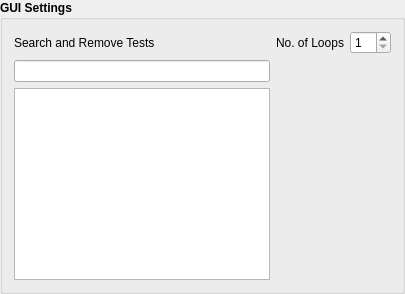
       <widget class="QGroupBox" name="gui_set_groupbox">
        <property name="sizePolicy">
         <sizepolicy hsizetype="Preferred" vsizetype="Fixed">
          <horstretch>0</horstretch>
          <verstretch>0</verstretch>
         </sizepolicy>
        </property>
        <property name="font">
         <font>
          <pointsize>9</pointsize>
          <weight>75</weight>
          <bold>true</bold>
         </font>
        </property>
        <property name="title">
         <string>GUI Settings</string>
        </property>
        <layout class="QGridLayout" name="gridLayout_6">
         <item row="1" column="0">
          <widget class="QLineEdit" name="search_selected_testcase_lineedit">
           <property name="font">
            <font>
             <pointsize>8</pointsize>
             <weight>75</weight>
             <bold>true</bold>
            </font>
           </property>
           <property name="toolTip">
            <string>&lt;html&gt;&lt;head/&gt;&lt;body&gt;&lt;p&gt;This is used to search the test case from the table as below and remove it from the table if required.&lt;/p&gt;&lt;/body&gt;&lt;/html&gt;</string>
           </property>
           <property name="readOnly">
            <bool>false</bool>
           </property>
          </widget>
         </item>
         <item row="0" column="0">
          <widget class="QLabel" name="num_loops_label_2">
           <property name="font">
            <font>
             <pointsize>9</pointsize>
             <weight>50</weight>
             <bold>false</bold>
            </font>
           </property>
           <property name="text">
            <string>Search and Remove Tests</string>
           </property>
          </widget>
         </item>
         <item row="0" column="1">
          <widget class="QLabel" name="num_loops_label">
           <property name="font">
            <font>
             <pointsize>9</pointsize>
             <weight>50</weight>
             <bold>false</bold>
            </font>
           </property>
           <property name="text">
            <string>No. of Loops</string>
           </property>
          </widget>
         </item>
         <item row="2" column="0">
          <widget class="QTableView" name="select_tests_table_view">
           <property name="sizePolicy">
            <sizepolicy hsizetype="Expanding" vsizetype="Fixed">
             <horstretch>0</horstretch>
             <verstretch>0</verstretch>
            </sizepolicy>
           </property>
           <property name="font">
            <font>
             <family>MS Shell Dlg 2</family>
             <pointsize>8</pointsize>
             <weight>75</weight>
             <bold>true</bold>
            </font>
           </property>
           <property name="toolTip">
            <string>&lt;html&gt;&lt;head/&gt;&lt;body&gt;&lt;p&gt;This used to remove the test case by &amp;quot;delete/backspace button&amp;quot; from the key board&lt;/p&gt;&lt;p&gt;or &lt;/p&gt;&lt;p&gt;Right click on the testcase and remove it with context menu&lt;/p&gt;&lt;/body&gt;&lt;/html&gt;</string>
           </property>
           <property name="editTriggers">
            <set>QAbstractItemView::NoEditTriggers</set>
           </property>
          </widget>
         </item>
         <item row="0" column="2">
          <widget class="QSpinBox" name="num_loops_spinbox">
           <property name="sizePolicy">
            <sizepolicy hsizetype="MinimumExpanding" vsizetype="Fixed">
             <horstretch>0</horstretch>
             <verstretch>0</verstretch>
            </sizepolicy>
           </property>
           <property name="maximumSize">
            <size>
             <width>80</width>
             <height>16777215</height>
            </size>
           </property>
           <property name="font">
            <font>
             <pointsize>9</pointsize>
             <weight>50</weight>
             <bold>false</bold>
            </font>
           </property>
           <property name="toolTip">
            <string>&lt;html&gt;&lt;head/&gt;&lt;body&gt;&lt;p&gt;Number of Test Runs&lt;/p&gt;&lt;/body&gt;&lt;/html&gt;</string>
           </property>
           <property name="inputMethodHints">
            <set>Qt::ImhDigitsOnly</set>
           </property>
           <property name="minimum">
            <number>1</number>
           </property>
          </widget>
         </item>
        </layout>
       </widget>
